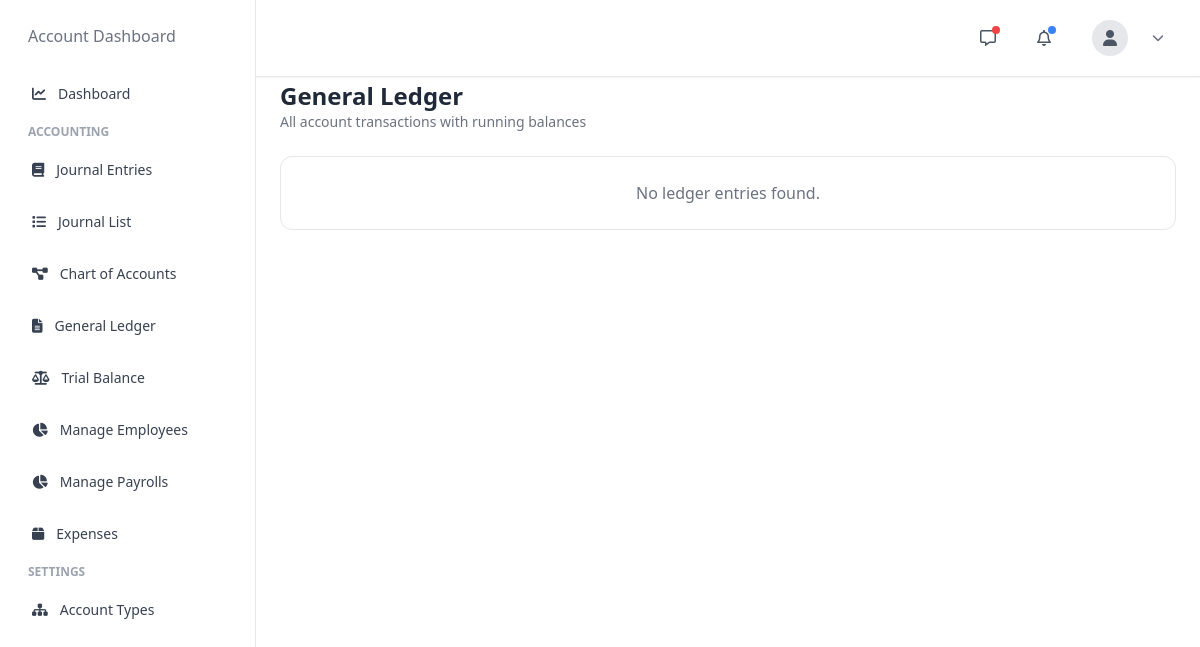
/accounting/general-ledger/, run on an earlier commit of the app's database.
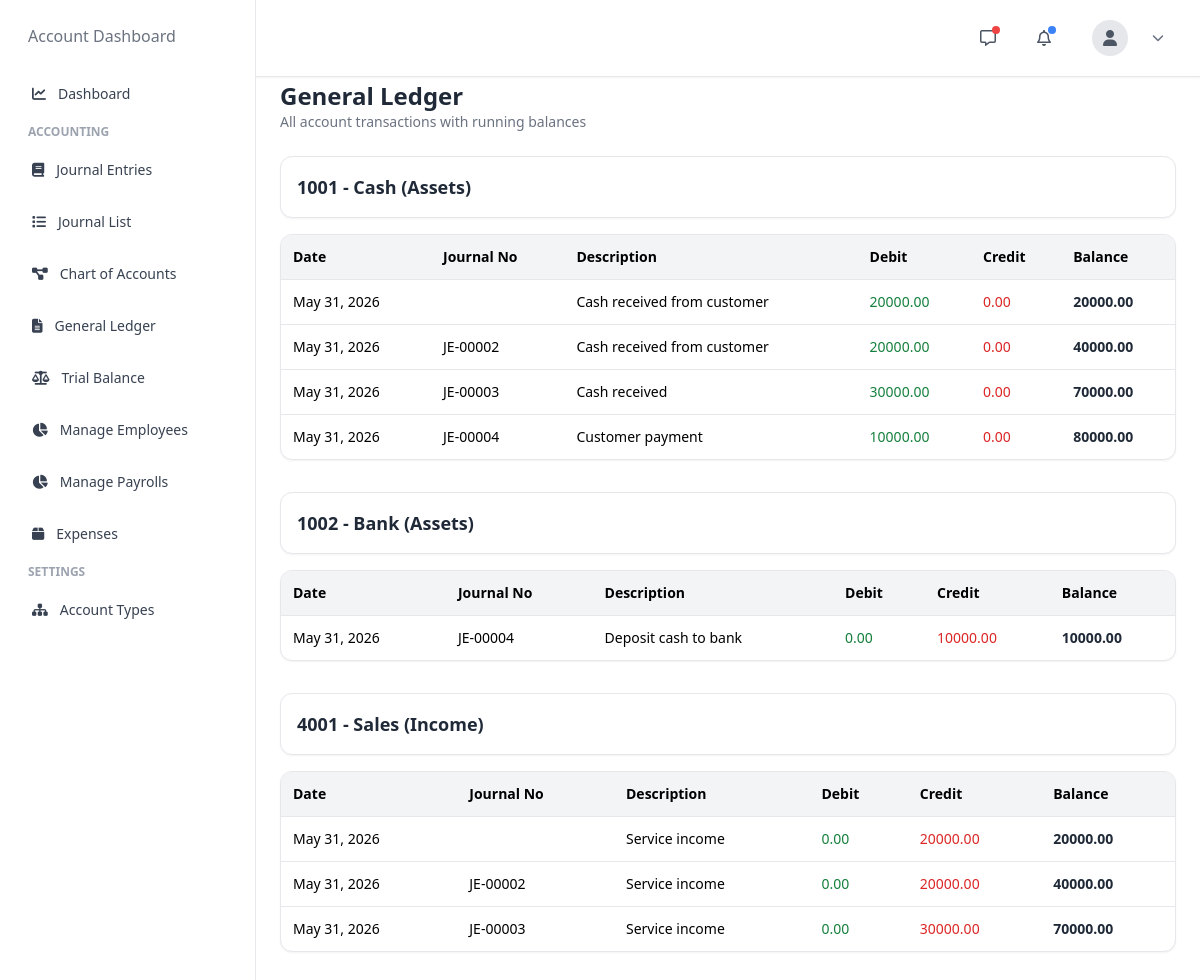
And on a later commit of the database.
### accounting/models.py (models this page shows, shortened)
class ChartOfAccount(models.Model):
    company = models.ForeignKey(Company, on_delete=models.CASCADE)
    account_type = models.ForeignKey(
        AccountType,
        on_delete=models.PROTECT
    )
    account_code = models.CharField(max_length=50)
    account_name = models.CharField(max_length=255)
    parent_account = models.ForeignKey(
        'self',
        on_delete=models.SET_NULL,
        null=True,
        blank=True,
        related_name="children"
    )
    opening_balance = models.DecimalField(
        max_digits=18,
        decimal_places=2,
        default=0
    )
    is_active = models.BooleanField(default=True)
    created_at = models.DateTimeField(auto_now_add=True)
    class Meta:
        unique_together = ('company', 'account_code')
        ordering = ['account_code']

class AccountType(models.Model):
    name = models.CharField(max_length=255)
    def __str__(self):
        return self.name

class JournalEntry(models.Model):
    STATUS_CHOICES = (
        ('draft', 'Draft'),
        ('posted', 'Posted'),
        ('cancelled', 'Cancelled'),
    )
    company = models.ForeignKey(Company, on_delete=models.CASCADE)
    journal_number = models.CharField(max_length=100)
    reference = models.CharField(max_length=255, blank=True, null=True)
    description = models.TextField(blank=True, null=True)
    posting_date = models.DateField()
    status = models.CharField(
        max_length=20,
        choices=STATUS_CHOICES,
        default='draft'
    )
    created_at = models.DateTimeField(auto_now_add=True)
    class Meta:
        unique_together = ('company', 'journal_number')
        ordering = ['-created_at']

class JournalEntryLine(models.Model):
    journal_entry = models.ForeignKey(
        JournalEntry,
        on_delete=models.CASCADE,
        related_name='lines'
    )
    account = models.ForeignKey(
        ChartOfAccount,
        on_delete=models.PROTECT
    )
    description = models.CharField(
        max_length=255,
        blank=True,
        null=True
    )
    debit = models.DecimalField(
        max_digits=18,
        decimal_places=2,
        default=0
    )
    credit = models.DecimalField(
        max_digits=18,
        decimal_places=2,
        default=0
    )
    class Meta:
        ordering = ['id']

### accounting/views.py (the view)
# urls.py: path("general-ledger/", views.general_ledger_view, name="general_ledger"),
def general_ledger_view(request):
    accounts = ChartOfAccount.objects.select_related(
        "account_type"
    ).all()
    ledger_data = []
    for account in accounts:
        lines = (
            JournalEntryLine.objects
            .filter(account=account)
            .select_related("journal_entry")
            .order_by(
                "journal_entry__posting_date",
                "journal_entry__id",
                "id"
            )
        )
        balance = Decimal("0.00")
        ledger_lines = []
        account_type = ""
        if account.account_type:
            account_type = account.account_type.name.lower()
        debit_normal_accounts = [
            "asset",
            "assets",
            "expense",
            "expenses",
        ]
        for line in lines:
            debit = line.debit or Decimal("0.00")
            credit = line.credit or Decimal("0.00")
            if account_type in debit_normal_accounts:
                balance += debit - credit
            else:
                balance += credit - debit
            display_balance = abs(balance)
            balance_type = "Dr" if balance >= 0 else "Cr"
            ledger_lines.append({
                "date": line.journal_entry.posting_date,
                "journal_no": line.journal_entry.journal_number,
                "description": line.description,
                "debit": debit,
                "credit": credit,
                "balance": display_balance,
                "balance_type": balance_type,
            })
        if ledger_lines:
            final_display_balance = abs(balance)
            final_balance_type = "Dr" if balance >= 0 else "Cr"
            ledger_data.append({
                "account": account,
                "lines": ledger_lines,
                "closing_balance": final_display_balance,
                "closing_balance_type": final_balance_type,
            })
    return render(
        request,
        "accounting/general_ledger.html",
        {
            "ledger_data": ledger_data
        }
    )

### templates/accounting/general_ledger.html
{% extends 'accounting/base.html' %}
{% load static %}
{% block content %}
{% include 'accounting/nav.html' %}
{% include 'accounting/sidebar.html' %}
<div class="sm:ml-64 min-h-screen pt-20 px-6 pb-10">
    <div class="max-w-6xl mx-auto">
        <div class="mb-6">
            <h1 class="text-2xl font-semibold text-gray-800">
                General Ledger
            </h1>
            <p class="text-sm text-gray-500">
                All account transactions with running balances
            </p>
        </div>
        {% for ledger in ledger_data %}
            <div class="bg-white border rounded-xl p-4 mb-4 shadow-sm">
                <h2 class="text-lg font-bold text-gray-800">
                    {{ ledger.account.account_code }} - {{ ledger.account.account_name }}
                    ({{ ledger.account.account_type }})
                </h2>
            </div>
            <div class="bg-white border rounded-xl shadow-sm overflow-hidden mb-8">
                <table class="w-full text-sm">
                    <thead class="bg-gray-100 text-left">
                        <tr>
                            <th class="p-3">Date</th>
                            <th class="p-3">Journal No</th>
                            <th class="p-3">Description</th>
                            <th class="p-3">Debit</th>
                            <th class="p-3">Credit</th>
                            <th class="p-3">Balance</th>
                        </tr>
                    </thead>
                    <tbody>
                        {% for line in ledger.lines %}
                        <tr class="border-t hover:bg-gray-50">
                            <td class="p-3">
                                {{ line.date }}
                            </td>
                            <td class="p-3">
                                {{ line.journal_no }}
                            </td>
                            <td class="p-3">
                                {{ line.description }}
                            </td>
                            <td class="p-3 text-green-700">
                                {{ line.debit }}
                            </td>
                            <td class="p-3 text-red-600">
                                {{ line.credit }}
                            </td>
                            <td class="p-3 font-semibold text-gray-800">
                                {{ line.balance }}
                            </td>
                        </tr>
                        {% endfor %}
                    </tbody>
                </table>
            </div>
        {% empty %}
            <div class="bg-white border rounded-xl p-6 text-center text-gray-500">
                No ledger entries found.
            </div>
        {% endfor %}
    </div>
</div>
{% endblock %}

What changed in the data, as far as the page shows it:
added ChartOfAccount: account.account_code "1001", account.account_name "Cash", account.account_type "Assets", credit "0.00" "0.00" "0.00" "0.00", balance "20000.00" "40000.00" "70000.00" "80000.00"
added JournalEntry: date "May 31, 2026" "May 31, 2026"
added JournalEntryLine: description "Cash received from customer", debit "20000.00"
added JournalEntry: date "May 31, 2026" "May 31, 2026", journal_no "JE-00002" "JE-00002"
added JournalEntryLine: description "Cash received from customer", debit "20000.00"
added JournalEntry: date "May 31, 2026" "May 31, 2026", journal_no "JE-00003" "JE-00003"
added JournalEntryLine: description "Cash received", debit "30000.00"
added JournalEntry: date "May 31, 2026" "May 31, 2026", journal_no "JE-00004" "JE-00004"
added JournalEntryLine: description "Customer payment", debit "10000.00"
added ChartOfAccount: account.account_code "1002", account.account_name "Bank", account.account_type "Assets", debit "0.00", balance "10000.00"
added JournalEntryLine: description "Deposit cash to bank", credit "10000.00"
added ChartOfAccount: account.account_code "4001", account.account_name "Sales", account.account_type "Income", debit "0.00" "0.00" "0.00", balance "20000.00" "40000.00" "70000.00"
added JournalEntryLine: description "Service income", credit "20000.00"
added JournalEntryLine: description "Service income", credit "20000.00"
added JournalEntryLine: description "Service income", credit "30000.00"
Also different on the page:
text no longer shown: "No ledger entries found."
